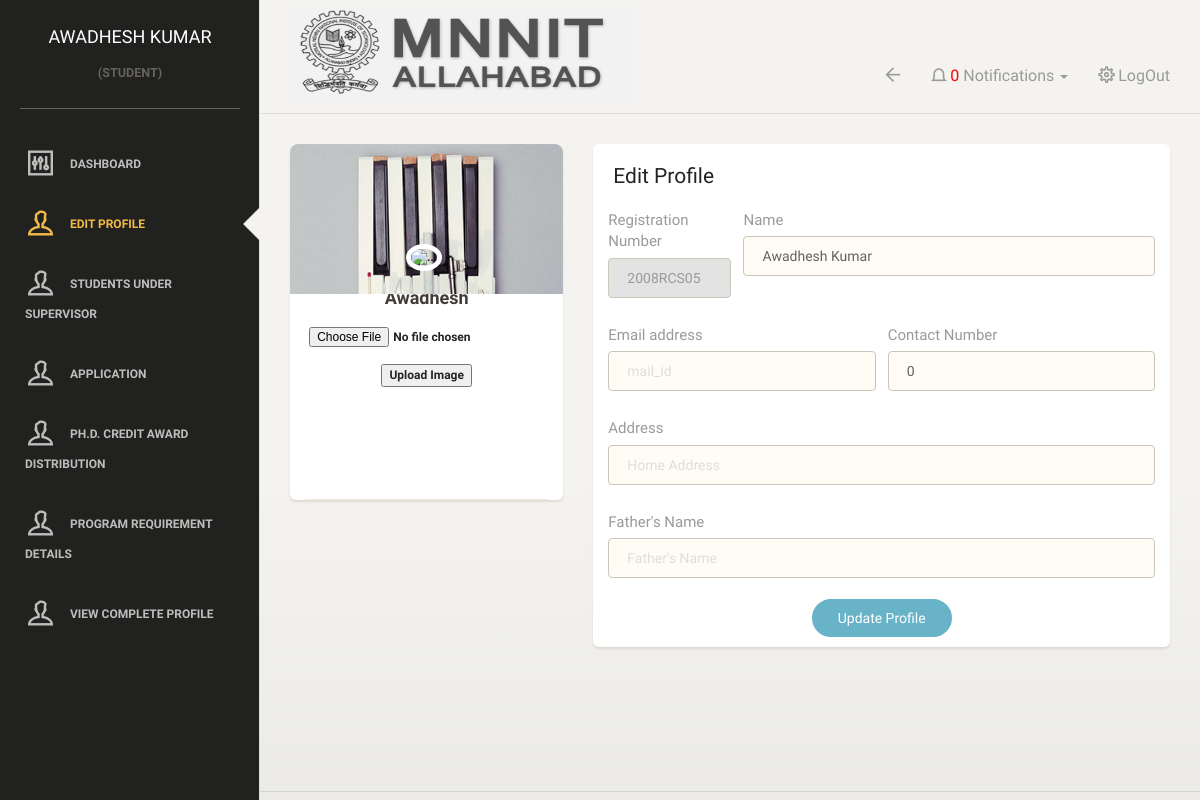
Screenshot of /user.php (signed in) with the database file from the repository.
### tables this page shows
CREATE TABLE `studentmaster` (
  `reg_no` varchar(10) NOT NULL,
  `password` varchar(50) NOT NULL,
  `photo_path` varchar(50) NOT NULL,
  `category` varchar(10) NOT NULL,
  `program` varchar(20) NOT NULL,
  `name` varchar(50) NOT NULL,
  `father_name` varchar(50) NOT NULL,
  `address` varchar(100) NOT NULL,
  `contact_no` decimal(15,0) NOT NULL,
  `mail_id` varchar(30) NOT NULL,
  `hostel` varchar(50) NOT NULL,
  `gender` varchar(20) NOT NULL,
  `highest_qualification` varchar(100) NOT NULL,
  `nationality` varchar(25) NOT NULL,
  `admission_category_code` varchar(10) NOT NULL,
  `stipendiary` tinyint(1) NOT NULL,
  `program_type` varchar(25) NOT NULL,
  `program_category` varchar(25) NOT NULL,
  `dept_id` int(2) NOT NULL,
  `year_of_joining` varchar(20) NOT NULL
);

### includes/preProcess.php (called while the page is built, shortened)
<?php
if(!isset($_SESSION['reg_no']))
{
    header("location: ./");
}
else
    $reg_no = $_SESSION['reg_no'];
include("connect.php");
$is_admin = 0;
if(isset($_SESSION['is_admin']) && $_SESSION['is_admin'] == 1)
{
    $is_admin = 1;
    $name = "ADMIN";
    $url =  "//{$_SERVER['HTTP_HOST']}{$_SERVER['REQUEST_URI']}";
    $user['name'] = "ADMIN";
    $escaped_url = htmlspecialchars( $url, ENT_QUOTES, 'UTF-8' );
}else if(! strcmp($_SESSION['role'], "student"))
{
    $query = "SELECT * FROM studentmaster WHERE reg_no='$reg_no'";
    $results = mysqli_query($connection, $query);
    $user = mysqli_fetch_array($results);
    if(empty($user['photo_path']))
    {
        $user['photo_path']='./images/default.jpg';
    }
    $name = ucfirst(strtolower(explode(" ", $user['name'])[0]));
}
?>

### user.php (the view, shortened to what this page needs)
<?php
    include("./includes/preProcess.php");
?>
<!doctype html>
<html lang="en">
<head>
    <link href="assets/css/bootstrap.min.css" rel="stylesheet" />
    <link href="assets/css/animate.min.css" rel="stylesheet"/>
    <link href="assets/css/paper-dashboard.css" rel="stylesheet"/>
    <link href="http://maxcdn.bootstrapcdn.com/font-awesome/latest/css/font-awesome.min.css" rel="stylesheet">
    <link href="assets/css/themify-icons.css" rel="stylesheet">
    <link href="./css/myCss.css" rel="stylesheet">
</head>
<body>
<div class="wrapper">
	<div class="sidebar" data-background-color="black" data-active-color="warning">
    	<div class="sidebar-wrapper">
            <div class="logo">
                <?php include('./includes/topleft.php') ?>
            </div>
            <?php
                include("./includes/sideNav.php");
            ?>
    	</div>
    </div>
    <div class="main-panel">
		<nav class="navbar navbar-default">
            <div class="container-fluid">
                <div class="navbar-header">
                    <?php include('./includes/logo.php'); ?>
                </div>
                <div class="collapse navbar-collapse">
                    <?php include("./includes/topright.php") ?>
                </div>
            </div>
        </nav>
        <div class="content">
            <div class="container-fluid">
                <div class="row">
                    <div class="col-lg-4 col-md-5">
                        <div class="card card-user">
                            <div class="image">
                                <img src="assets/img/background.jpg" alt="..."/>
                            </div>
                            <div class="content">
                                <div class="author">
                                  <img class="avatar border-white" src="<?php echo $user['photo_path']; ?>" alt="..."/>
                                  <h4 class="title"><?php echo $name; ?><br />
                                  </h4><br>
                                  <form method="post" action="updatePic.php" enctype="multipart/form-data">
                                        <center><input type="file" name="photo" id="photo"></center><br>
                                        <input type="submit" name="submit" value="Upload Image">
                                  </form>
                                </div>
                            </div>
                            <hr>
                        </div>
                    </div>
                    <div class="col-lg-8 col-md-7">
                        <div class="card">
                            <div class="header">
                                <h4 class="title">Edit Profile</h4>
                            </div>
                            <div class="content">
                                <?php
                                    if(! strcmp($_SESSION['role'], "student"))
                                    {
                                ?>
                                <form method="GET" action="updateProfile.php">
                                    <div class="row">
                                        <div class="col-md-3">
                                            <div class="form-group">
                                                <label>Registration Number</label>
                                                <input type="text" class="form-control border-input" disabled placeholder="Company" value="<?php echo $user['reg_no']; ?>">
                                            </div>
                                        </div>
                                        <div class="col-md-9">
                                            <div class="form-group">
                                                <label>Name</label>
                                                <input type="text" class="form-control border-input" placeholder="name" value="<?php echo $user['name'] ?>" name="name">
                                            </div>
                                        </div>
                                    </div>
                                    <div class="row">
                                        <div class="col-md-6">
                                            <div class="form-group">
                                                <label for="exampleInputEmail1">Email address</label>
                                                <input type="email" class="form-control border-input" placeholder="mail_id" value="<?php echo $user['mail_id'] ?>" name="mail_id">
                                            </div>
                                        </div>
                                        <div class="col-md-6">
                                            <div class="form-group">
                                                <label for="exampleInputEmail1">Contact Number</label>
                                                <input type="text" class="form-control border-input" placeholder="contact_no" value="<?php echo $user['contact_no'] ?>" name="contact_no">
                                            </div>
                                        </div>
                                    </div>
                                    <div class="row">
                                        <div class="col-md-12">
                                            <div class="form-group">
                                                <label>Address</label>
                                                <input type="text" class="form-control border-input" placeholder="Home Address" value="<?php echo $user['address'] ?>" name="address">
                                            </div>
                                        </div>
                                    </div>
                                    <div class="row">
                                        <div class="col-md-12">
                                            <div class="form-group">
                                                <label>Father's Name</label>
                                                <input type="text" class="form-control border-input" placeholder="Father's Name" value="<?php echo $user['father_name'] ?>" name = "father_name">
                                            </div>
                                        </div>
                                    </div>
                                    <div class="text-center">
                                        <button type="submit" class="btn btn-info btn-fill btn-wd">Update Profile</button>
                                    </div>
                                </form>
                                <?php
                                    }
                                ?>
                            </div>
                        </div>
                    </div>
                </div>
            </div>
        </div>
        <footer class="footer">
        </footer>
    </div>
</div>
</body>
</html>

### includes/topleft.php
<a href="./dashboard.php" class="simple-text">
                <?php echo $user['name'] ?>
            </a>
            <?php if ($is_admin == 1)
            {
            ?>
            <center><h6>(admin)</h6></center>
            <?php
             } else {
             ?>
             <center><h6>(<?php echo $_SESSION['role']; ?>)</h6></center>
             <?php
             }
             ?>

### rows the page displays
studentmaster: name "AWADHESH KUMAR", name "Awadhesh", reg_no "2008RCS05", name "Awadhesh Kumar", contact_no "0"

### other values shown
$_SESSION['role'] "STUDENT"
$countNotifications "0"
